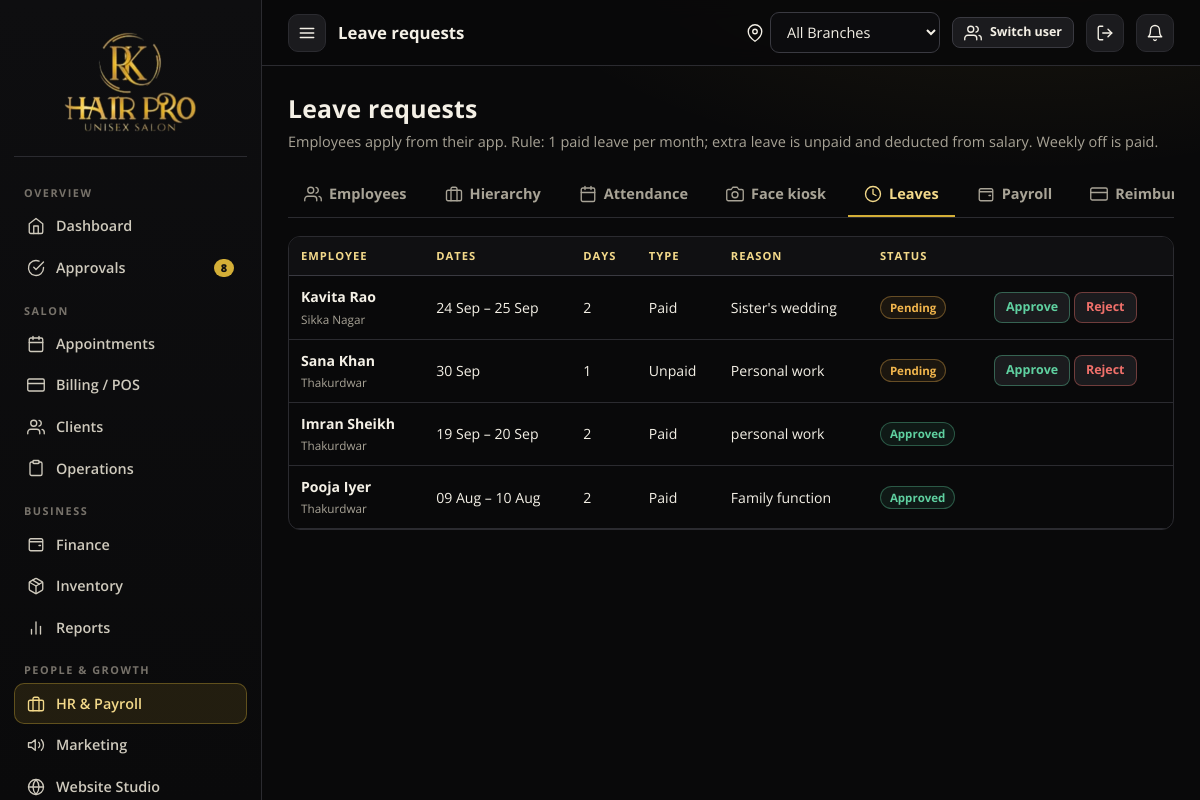
The page /hr/leaves (signed in) on the database its author committed.
### rkhp/models.py (models this page shows, shortened)
class Setting(db.Model):
    key = db.Column(db.String(80), primary_key=True)
    value = db.Column(db.Text)

class LeaveRequest(db.Model):
    id = db.Column(db.Integer, primary_key=True)
    employee_id = db.Column(db.Integer, db.ForeignKey("employee.id"), nullable=False)
    from_date = db.Column(db.Date, nullable=False)
    to_date = db.Column(db.Date, nullable=False)
    kind = db.Column(db.String(10), default="paid")        # paid / unpaid / sick
    reason = db.Column(db.String(200))
    status = db.Column(db.String(10), default="pending")
    decided_by_id = db.Column(db.Integer, db.ForeignKey("employee.id"))
    decided_at = db.Column(db.DateTime)
    created_at = db.Column(db.DateTime, default=now)
    employee = db.relationship("Employee", foreign_keys=[employee_id])
    decided_by = db.relationship("Employee", foreign_keys=[decided_by_id])
    @property
    def days(self):
        return (self.to_date - self.from_date).days + 1

class Employee(UserMixin, db.Model):
    id = db.Column(db.Integer, primary_key=True)
    name = db.Column(db.String(100), nullable=False)
    mobile = db.Column(db.String(15), unique=True, nullable=False)   # login id
    password_hash = db.Column(db.String(200))
    role = db.Column(db.String(20), default="stylist")
    designation = db.Column(db.String(80))
    branch_id = db.Column(db.Integer, db.ForeignKey("branch.id"))       # access scope (None = all branches)
    home_branch_id = db.Column(db.Integer, db.ForeignKey("branch.id"))  # where they normally work
    reports_to_id = db.Column(db.Integer, db.ForeignKey("employee.id"))
    active = db.Column(db.Boolean, default=True)
    login_blocked = db.Column(db.Boolean, default=False)
    perms = db.Column(db.String(200))            # comma list; None => role defaults
    takes_appointments = db.Column(db.Boolean, default=False)
    public_visible = db.Column(db.Boolean, default=True)   # shown on online booking page
    bio = db.Column(db.String(240))
    salary = db.Column(db.Float, default=18000)
    commission_pct = db.Column(db.Float, default=10)
    monthly_target = db.Column(db.Float, default=0)
    weekly_off = db.Column(db.Integer, default=0)          # Monday=0 .. Sunday=6
    shift_start = db.Column(db.String(5), default="10:00")
    shift_end = db.Column(db.String(5), default="21:00")
    tip_mode = db.Column(db.String(10), default="daily")   # daily | salary
    joined_on = db.Column(db.Date, default=date.today)
    dob = db.Column(db.Date)
    email = db.Column(db.String(120))
    address = db.Column(db.String(240))
    aadhaar = db.Column(db.String(20))
    pan = db.Column(db.String(12))
    emergency_name = db.Column(db.String(80))
    emergency_phone = db.Column(db.String(15))
    bank_name = db.Column(db.String(80))
    bank_account = db.Column(db.String(30))
    ifsc = db.Column(db.String(15))
    upi_id = db.Column(db.String(60))
    photo = db.Column(db.String(200))
    face_photo = db.Column(db.String(200))
    aadhaar_doc = db.Column(db.String(200))
    pan_doc = db.Column(db.String(200))
    created_at = db.Column(db.DateTime, default=now)
    branch = db.relationship("Branch", foreign_keys=[branch_id])
    home_branch = db.relationship("Branch", foreign_keys=[home_branch_id])
    manager = db.relationship("Employee", remote_side=[id], foreign_keys=[reports_to_id])
    @property
    def is_active(self):       # Flask-Login
        return bool(self.active) and not self.login_blocked
    @property
    def is_super(self):
        return self.role == "super_admin"
    @property
    def role_label(self):
        return ROLE_LABEL.get(self.role, self.role)
    @property
    def perm_set(self):
        if self.is_super:
            return set(ALL_PERMS)
        if self.perms is None:
            return set(DEFAULT_PERMS.get(self.role, []))
        return {p for p in self.perms.split(",") if p}
    def has_perm(self, p):
        return p in self.perm_set
    @property
    def is_manager(self):
        return self.role in ("super_admin", "branch_admin")

class Branch(db.Model):
    id = db.Column(db.Integer, primary_key=True)
    name = db.Column(db.String(80), nullable=False)
    code = db.Column(db.String(8), nullable=False)
    address = db.Column(db.String(240))
    phone = db.Column(db.String(20))
    open_time = db.Column(db.String(5), default="10:00")
    close_time = db.Column(db.String(5), default="21:00")
    slot_minutes = db.Column(db.Integer, default=30)
    monthly_target = db.Column(db.Float, default=0)
    active = db.Column(db.Boolean, default=True)
    created_at = db.Column(db.DateTime, default=now)

### rkhp/routes/hr.py (the view)
@bp.route("/leaves")
@require_perm("hr")
def leaves():
    ids = scope_ids()
    rows = LeaveRequest.query.join(Employee, Employee.id == LeaveRequest.employee_id).filter(Employee.branch_id.in_(ids)).order_by(LeaveRequest.status == "pending", LeaveRequest.created_at.desc()).limit(200).all()
    rows.sort(key=lambda r: (r.status != "pending", -r.created_at.timestamp()))
    return render_template("hr/leaves.html", rows=rows, page_title="Leave requests")

### rkhp/__init__.py (called while the page is built)
def unread():
    from .models import Notification
    return Notification.query.filter_by(employee_id=current_user.id, is_read=False).count()

### rkhp/helpers.py (called while the page is built)
def setting(key, default=None):
    row = db.session.get(Setting, key)
    if row is not None and row.value is not None:
        return row.value
    return DEFAULT_SETTINGS.get(key, default)

def fmt_date(d, fmt="%d %b %Y"):
    if not d:
        return "—"
    return d.strftime(fmt)

def all_branches():
    return Branch.query.filter_by(active=True).order_by(Branch.id).all()

def scope_ids():
    if current_user.is_authenticated and current_user.branch_id:
        return [current_user.branch_id]
    sel = session.get("branch_id", 0)
    if sel:
        return [int(sel)]
    return [b.id for b in all_branches()]

def active_branch():
    ids = scope_ids()
    if len(ids) == 1 and (current_user.branch_id or session.get("branch_id")):
        return db.session.get(Branch, ids[0])
    return None

def require_perm(*perms):
    def deco(fn):
        @wraps(fn)
        def wrapper(*a, **kw):
            if not current_user.is_authenticated:
                return redirect(url_for("auth.login", next=request.path))
            if not any(current_user.has_perm(p) for p in perms):
                abort(403)
            return fn(*a, **kw)
        return wrapper
    return deco

### rkhp/templates/hr/leaves.html
{% extends 'base.html' %}
{% block content %}
<div class="page-h"><div><h1>Leave requests</h1><p>Employees apply from their app. Rule: {{ setting('paid_leaves_per_month') }} paid leave per month; extra leave is unpaid and deducted from salary. Weekly off is paid.</p></div></div>
{% include 'hr/_tabs.html' %}
<div class="table-wrap"><table class="tbl"><thead><tr><th>Employee</th><th>Dates</th><th>Days</th><th>Type</th><th>Reason</th><th>Status</th><th></th></tr></thead><tbody>
{% for r in rows %}<tr><td><b>{{ r.employee.name }}</b><br><small>{{ r.employee.branch.name if r.employee.branch }}</small></td><td>{{ r.from_date|dfmt('%d %b') }}{% if r.days > 1 %} – {{ r.to_date|dfmt('%d %b') }}{% endif %}</td><td>{{ r.days }}</td><td>{{ r.kind|title }}</td><td>{{ r.reason or '' }}</td><td>{{ ui.status(r.status) }}</td>
<td class="nowrap">{% if r.status == 'pending' and current_user.is_manager %}<form class="inline" method="post" action="{{ url_for('hr.leave_decide', lid=r.id, act='approve') }}"><button class="btn sm ok">Approve</button></form> <form class="inline" method="post" action="{{ url_for('hr.leave_decide', lid=r.id, act='reject') }}"><button class="btn sm danger">Reject</button></form>{% endif %}</td></tr>
{% else %}<tr><td colspan="7" class="empty">No leave requests.</td></tr>{% endfor %}</tbody></table></div>
{% endblock %}

### rkhp/templates/_ui.html (shortened to what this page needs)
{% macro icon(name, cls='') %}<svg class="i {{ cls }}" viewBox="0 0 24 24" aria-hidden="true">{{ ICONS.get(name, ICONS['list'])|safe }}</svg>{% endmacro %}
{% macro status(s) %}
{% set v = m.get(s, (s|replace('_',' ')|title, '')) %}<span class="badge {{ v[1] }}">{{ v[0] }}</span>
{% endmacro %}

### rkhp/static/css/app.css (style rules this page uses)
:root { --bg:#09090a; --bg-2:#0f0f11; --surface:#141416; --surface-2:#1b1b1e; --surface-3:#232327; --line:#2b2b30; --line-2:#3a3a41; --gold:#d4af37; --gold-2:#f3d98a; --gold-3:#9c7a1c; --gold-soft:rgba(212,175,55,.12); --gold-line:rgba(212,175,55,.35); --grad:linear-gradient(135deg,#f6dd8f 0%,#d4af37 48%,#a8801f 100%); --text:#f4f0e6; --muted:#a8a396; --faint:#77726a; --ok:#5fd0a0; --warn:#f2b64d; --bad:#f0706a; --info:#84b6ff; --r:14px; --r-sm:9px; --shadow:0 10px 30px rgba(0,0,0,.45); color-scheme:dark; }
* { box-sizing:border-box }
html { -webkit-text-size-adjust:100% }
body { margin:0;background:var(--bg);color:var(--text);font-family:'Open Sans',system-ui,-apple-system,'Segoe UI',Roboto,sans-serif;font-size:14.5px;line-height:1.5; background-image:radial-gradient(900px 420px at 85% -10%,rgba(212,175,55,.09),transparent 60%),radial-gradient(700px 400px at -10% 110%,rgba(212,175,55,.05),transparent 60%);background-attachment:fixed }
h1,h2,h3,h4 { font-weight:700;letter-spacing:.2px;margin:0;color:var(--text) }
h1 { font-size:1.55rem }
small,.muted { color:var(--muted) }
.ok { color:var(--ok) }
.warn { color:var(--warn) }
.nowrap { white-space:nowrap }
svg.i { width:18px;height:18px;stroke:currentColor;fill:none;stroke-width:1.8;stroke-linecap:round;stroke-linejoin:round;flex:none;vertical-align:-3px }
.page-h { display:flex;align-items:flex-end;justify-content:space-between;gap:14px;margin-bottom:20px;flex-wrap:wrap }
.page-h p { margin:4px 0 0;color:var(--muted) }
.btn { display:inline-flex;align-items:center;gap:8px;justify-content:center;padding:9px 16px;border-radius:10px;border:1px solid var(--line-2);background:var(--surface-2);color:var(--text);font:inherit;font-weight:700;font-size:.87rem;cursor:pointer;transition:.15s;white-space:nowrap }
.btn.danger { color:var(--bad);border-color:rgba(240,112,106,.4) }
.btn.ok { color:var(--ok);border-color:rgba(95,208,160,.4) }
.btn.sm { padding:5px 11px;font-size:.78rem;border-radius:8px }
form.inline { display:inline }
.table-wrap { overflow-x:auto;border-radius:12px;border:1px solid var(--line) }
table.tbl { width:100%;border-collapse:collapse;font-size:.88rem }
.tbl th { position:sticky;top:0;background:#101012;color:var(--gold-2);text-align:left;font-size:.7rem;text-transform:uppercase;letter-spacing:.09em;padding:11px 12px;border-bottom:1px solid var(--line-2);white-space:nowrap;font-weight:700 }
.tbl td { padding:10px 12px;border-bottom:1px solid var(--line);vertical-align:middle }
.badge { display:inline-flex;align-items:center;gap:5px;padding:2px 9px;border-radius:99px;font-size:.72rem;font-weight:700;border:1px solid var(--line-2);color:var(--muted);background:var(--surface-2);white-space:nowrap }
.badge.ok { color:var(--ok);border-color:rgba(95,208,160,.35);background:rgba(95,208,160,.08) }
.badge.warn { color:var(--warn);border-color:rgba(242,182,77,.35);background:rgba(242,182,77,.08) }

### rkhp/static/css/public.css (style rules this page uses)
:root { --ivory:#f6eed9;--ivory-2:#ece0c0;--ink:#17130a;--ink-soft:#5b5236;--gold-ink:#8a6a12;--wa:#25d366 }
html { scroll-behavior:smooth }

### rows shown on the page
Setting: value "1"
LeaveRequest: employee.name "Kavita Rao", employee.branch "Sikka Nagar", from_date|dfmt "24 Sep", to_date|dfmt "25 Sep", days "2", kind "Paid", reason "Sister's wedding", status "Pending"
LeaveRequest: employee.name "Sana Khan", employee.branch "Thakurdwar", from_date|dfmt "30 Sep", days "1", kind "Unpaid", reason "Personal work", status "Pending"
LeaveRequest: employee.name "Imran Sheikh", employee.branch "Thakurdwar", from_date|dfmt "19 Sep", to_date|dfmt "20 Sep", days "2", kind "Paid", reason "personal work", status "Approved"
LeaveRequest: employee.name "Pooja Iyer", employee.branch "Thakurdwar", from_date|dfmt "09 Aug", to_date|dfmt "10 Aug", days "2", kind "Paid", reason "Family function", status "Approved"

### other values the page prints
{{ sec.title }} "OVERVIEW" "SALON" "BUSINESS" "PEOPLE & GROWTH"
{{ it.label }} "Dashboard" "Approvals" "Appointments" "Billing / POS" "Clients" "Operations" "Finance" "Inventory" "Reports" "HR & Payroll" "Marketing" "Website Studio"
{{ it.count }} "8"
{{ page_title|default('') }} "Leave requests"
